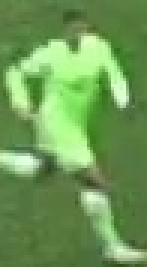
#> input picture output_videos/cropped_image.jpg, 49 x 89 px (shown 3 times larger)
$ jupyter execute colour_assignment.ipynb
#> lines starting #> are read from the running program, lines starting #| are printed output that depends on the picture
[cell 1]
import cv2
import matplotlib.pyplot as plt
import numpy as np
from sklearn.cluster import KMeans

[cell 2]
image_path = "../output_videos/cropped_image.jpg"
image = cv2.imread(image_path)
#> image is the input picture: shape (89, 49, 3); mean B, G, R 85.4, 152.9, 109.1
image = cv2.cvtColor(image, cv2.COLOR_BGR2RGB)

[cell 3]
plt.imshow(image)
plt.show()

#take the top half of the img

[cell 4]
top_half_image = image[int(image.shape[0]*0.34): int((image.shape[0])*0.67), int(image.shape[1]*0.45): int((image.shape[1]*0.9))]
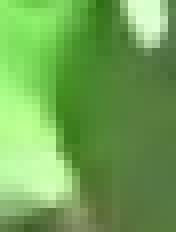
#> top_half_image: shape (29, 22, 3) (shown 8 times larger); mean R, G, B 111.5, 165.3, 84.1
plt.imshow(top_half_image)
plt.show()

#Cluster image into two clusters

[cell 5]
#reshape img to 2d array
image_2d = top_half_image.reshape(-1, 3)
#> image_2d = 638 rows, first 8: [144, 239, 109], [131, 228, 95], [122, 219, 86], [113, 209, 76], [110, 202, 75], [114, 204, 80], [123, 211, 89], [128, 216, 96]

#perform k-means clustering for 2 clusters
kmeans = KMeans(n_clusters=2, random_state=0)
kmeans.fit(image_2d)

#gets cluster labsl
labels = kmeans.labels_

#reshape labels into original image shape
clustered_image = labels.reshape(top_half_image.shape[0], top_half_image.shape[1])

#display clustered image
plt.imshow(clustered_image)
plt.show()
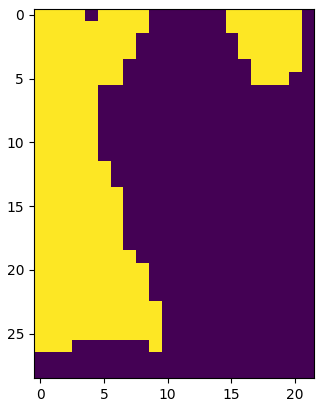
#> figure drawn by matplotlib, 1 panel

[cell 6]
corner_clusters = [clustered_image[0, 0], clustered_image[0, -1], clustered_image[-1, 0], clustered_image[-1, -1]]
#> corner_clusters = [1, 0, 0, 0]
non_player_cluster = max(set(corner_clusters), key=corner_clusters.count)
#> non_player_cluster = 0
print(non_player_cluster)
#| 0

[cell 7]
player_cluster = non_player_cluster
#> player_cluster = 0
print(player_cluster)
#| 0

[cell 8]
kmeans.cluster_centers_[player_cluster]
#> Out = [84.05, 130.5, 57.82]
